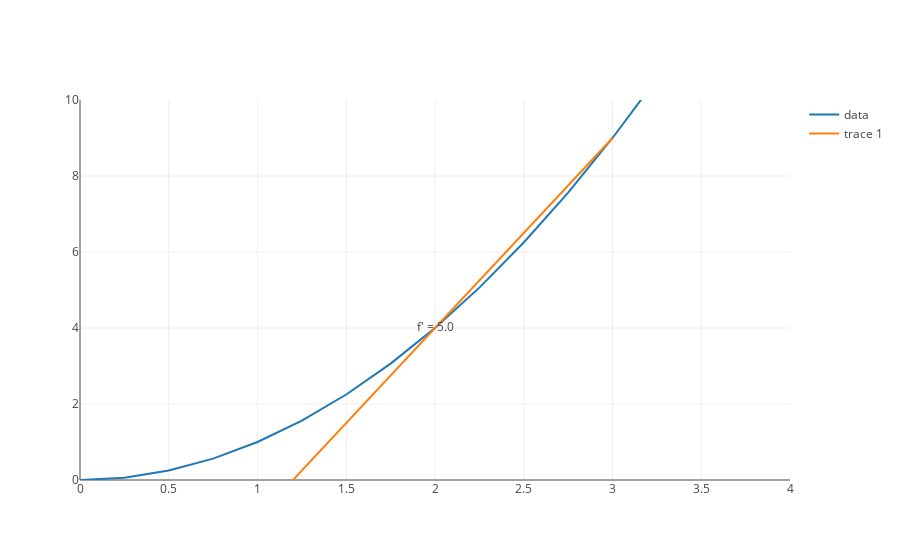

Notebook code cell kept with this figure:
### Markdown cell above
Ok, let's get a sense of what we mean by tangent to the curve.  The orange line below is a line whose slope is calculated by using our derivative function, with delta x = 1.  As you can see it is **not tangent to our function, $f(x)$ ** as it does not *just touch* the blue line, but rather touches it in two places.

### Code cell
#from calculus import derivative_trace

tangent_x_squared_trace = derivative_trace(x_squared, 2, 2, 1)
x_squared = [(1, 2)]
range_twenty_four = list(range(0, 25))
six = list(map(lambda x: x/4.0, range_twenty_four))

trace_x_squared = function_values_trace(x_squared, six)
layout_not_tangent = build_layout(x_axis = {'range': [0, 4]}, y_axis = {'range': [0, 10]})
plot([trace_x_squared, tangent_x_squared_trace], layout_not_tangent)

### Figure 1 — Plotly figure (JSON) as saved in the notebook; plotly's stock layout.template omitted (floating-point values rounded to 4 significant figures)
{"data": [{"mode": "lines", "name": "data", "text": [], "type": "scatter", "uid": "5862d784-6ae3-11e9-8b8b-51a51e87e863", "x": [0, 0.25, 0.5, 0.75, 1, 1.25, 1.5, 1.75, 2, 2.25, 2.5, 2.75, 3, 3.25, 3.5, 3.75, 4, 4.25, 4.5, 4.75, 5, 5.25, 5.5, 5.75, 6], "y": [0, 0.0625, 0.25, 0.5625, 1, 1.562, 2.25, 3.062, 4, 5.062, 6.25, 7.562, 9, 10.56, 12.25, 14.06, 16, 18.06, 20.25, 22.56, 25, 27.56, 30.25, 33.06, 36]}, {"mode": "text+lines", "text": ["", "f' = 5.0", ""], "type": "scatter", "uid": "5862d9b4-6ae3-11e9-8b8b-51a51e87e863", "x": [1, 2, 3], "y": [-1, 4, 9]}], "layout": {"xaxis": {"range": [0, 4]}, "yaxis": {"range": [0, 10]}}}
